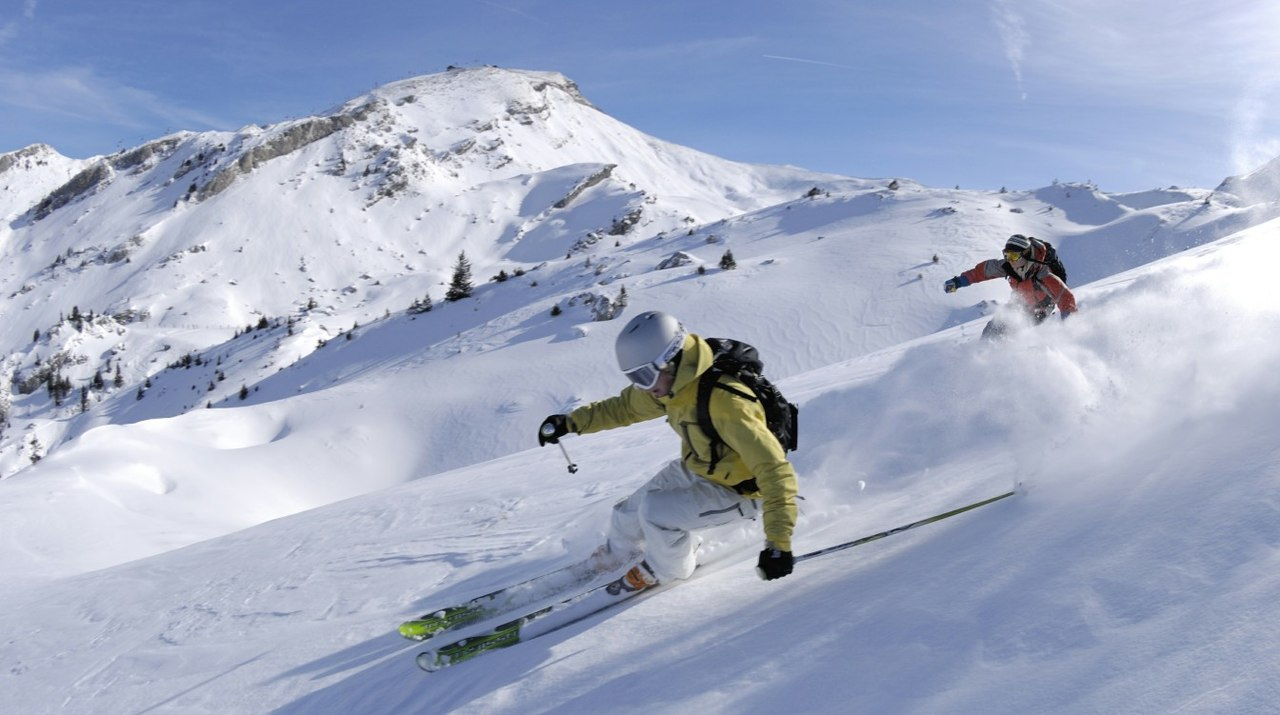
#> input picture data/ski.jpg, 1280 x 715 px
$ python tp_pillow.py
#> lines starting #> are read from the running program, lines starting #| are printed output that depends on the picture; long printed decimals are rounded
### my_library.py
import numpy as np


def sigmoid(x):
    return 1 / (1 + np.exp(-x))

### tp_pillow.py
import numpy as np
from PIL import Image # pip install Pillow
import matplotlib.pyplot as plt
import my_library

def open(path):
#> called with path = 'data/ski.jpg'
    im = Image.open(path)
#> im is the input picture: PIL image 1280x715 RGB; mean R, G, B 160.5, 170.8, 195
    array = np.asarray(im).astype(np.float64)
    return array

def save(array, path):
    dest = Image.fromarray(array.astype(np.uint8)).convert("RGB")
    dest.save(path)

def get_chanel(array, num):
    return array[:,:,num]

def crop(array, top, bottom, left, right):
#> called with top = 50, bottom = 100, left = 150, right = 200
    return array[top:-bottom, left:-right]
#> returned value: shape (565, 930) float64

def sub_sampling(array, row, col):
#> called with row = 2, col = 2
    return array[::row, ::col]
#> returned value: shape (358, 640, 3) float64

def negative(array):
    return np.abs(array - 255)
#> returned value: shape (715, 1280) float64

def flip(array, horizontal=True):
#> called with horizontal = True
    if horizontal:
        return array[::-1]
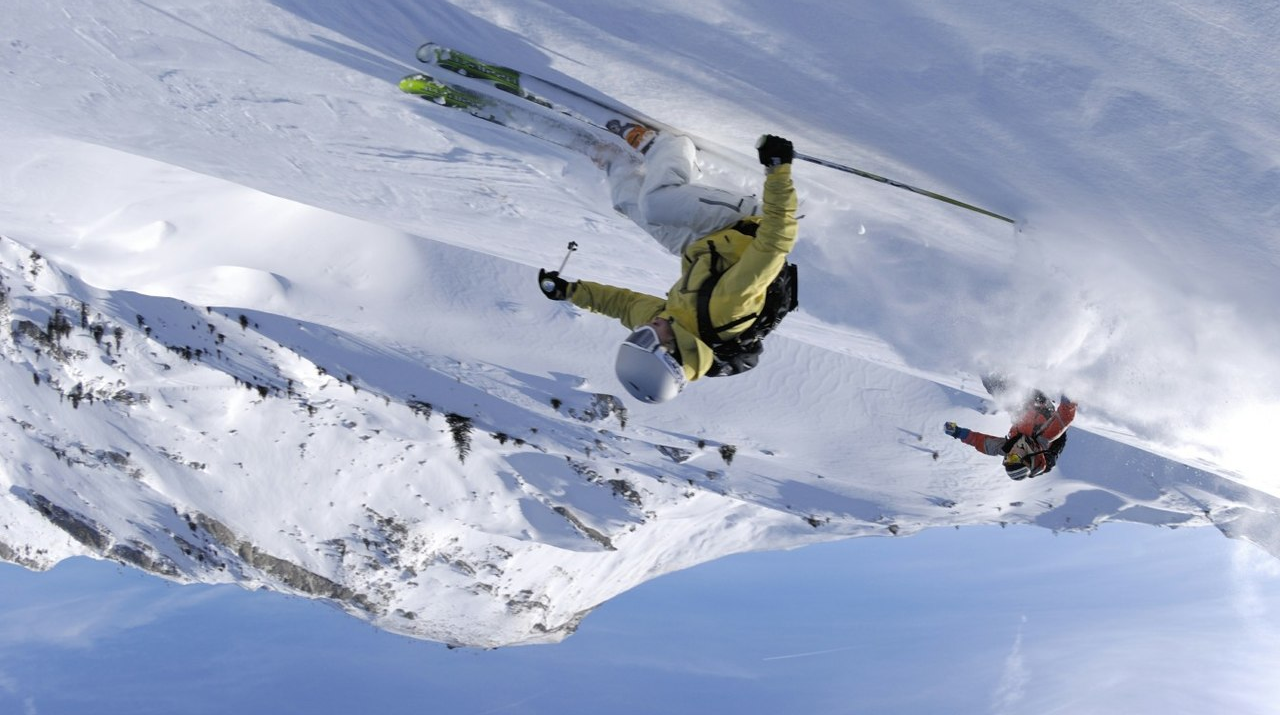
#> returned value: shape (715, 1280, 3) float64; mean of channels 0, 1, 2 160.5, 170.8, 195; drawn as R, G, B
    else:
        return array[:, ::-1]

def luminance(array):
    return np.mean(array)

def luminance3(array):
    return np.mean(get_chanel(array, 0)), np.mean(get_chanel(array, 1)), np.mean(get_chanel(array, 2))

def contrast(array):
    return np.std(array)

def profile(array, horizontal=True):
    if horizontal:
        return np.mean(array, axis=0)
    else:
        return np.mean(array, axis=1)

def black_white(array):
    return np.mean(array, axis=2)

def auto_lum_contrast(array, sigmoid=True):
    norm = (array - luminance(array)) / contrast(array)
    denorm = norm * 255/4 + 127.5
    if not sigmoid:
        return np.clip(denorm, 0, 255)
    else:
        return my_library.sigmoid(denorm / 255) * 255


# [12 lines of commented-out code are left out]
if __name__ == '__main__':
    array = open("data/ski.jpg")
    red = get_chanel(array, 0)
    cropped = crop(red, 50,100,150,200)
    reduce = sub_sampling(array,2,2)
    neg = negative(red)
    flipped = flip(array, horizontal=True)
    print(f"Luminance: {luminance(array)}, contrast: {contrast(array)}")
#| Luminance: 175.419, contrast: 42.763
    print(f"Luminance3: {luminance3(array)}")
#> call 3 of get_chanel, with num = 1
#> in get_chanel (call 3), `return array[:,:,num]`:
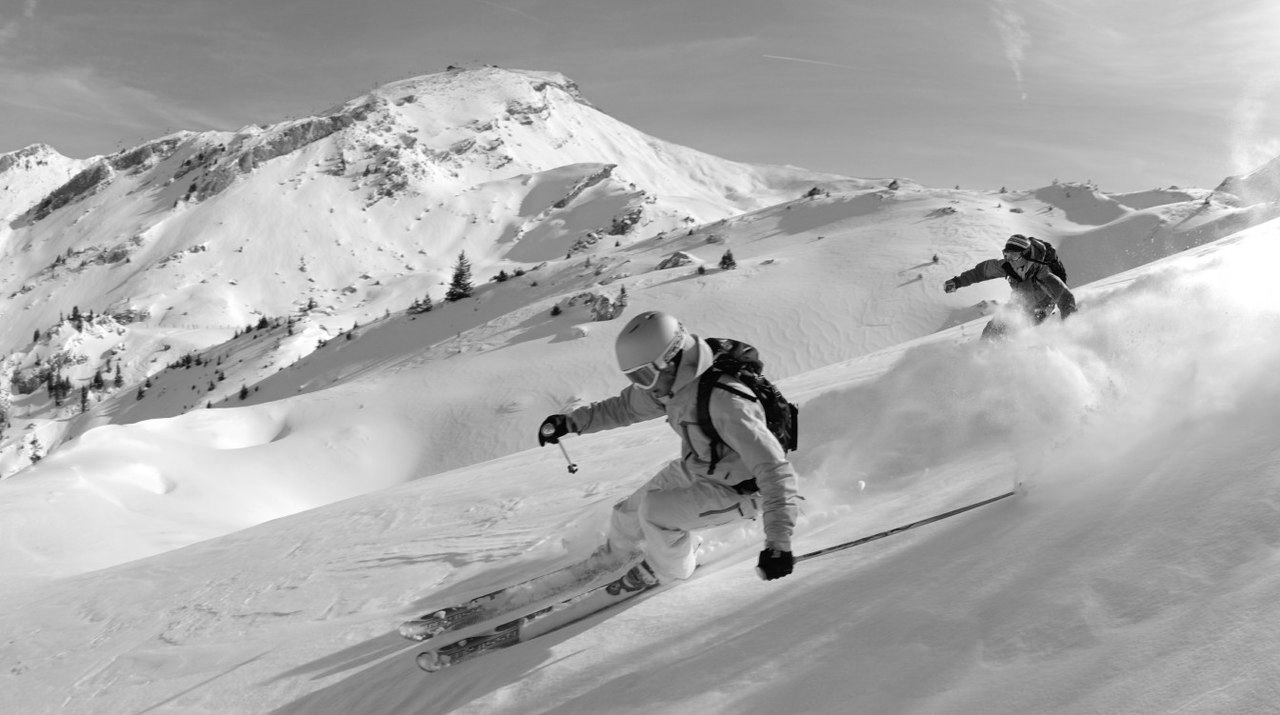
#> returned value: shape (715, 1280) float64; min 0, max 255, mean 170.8
#> call 4 of get_chanel, with num = 2
#> in get_chanel (call 4), `return array[:,:,num]`:
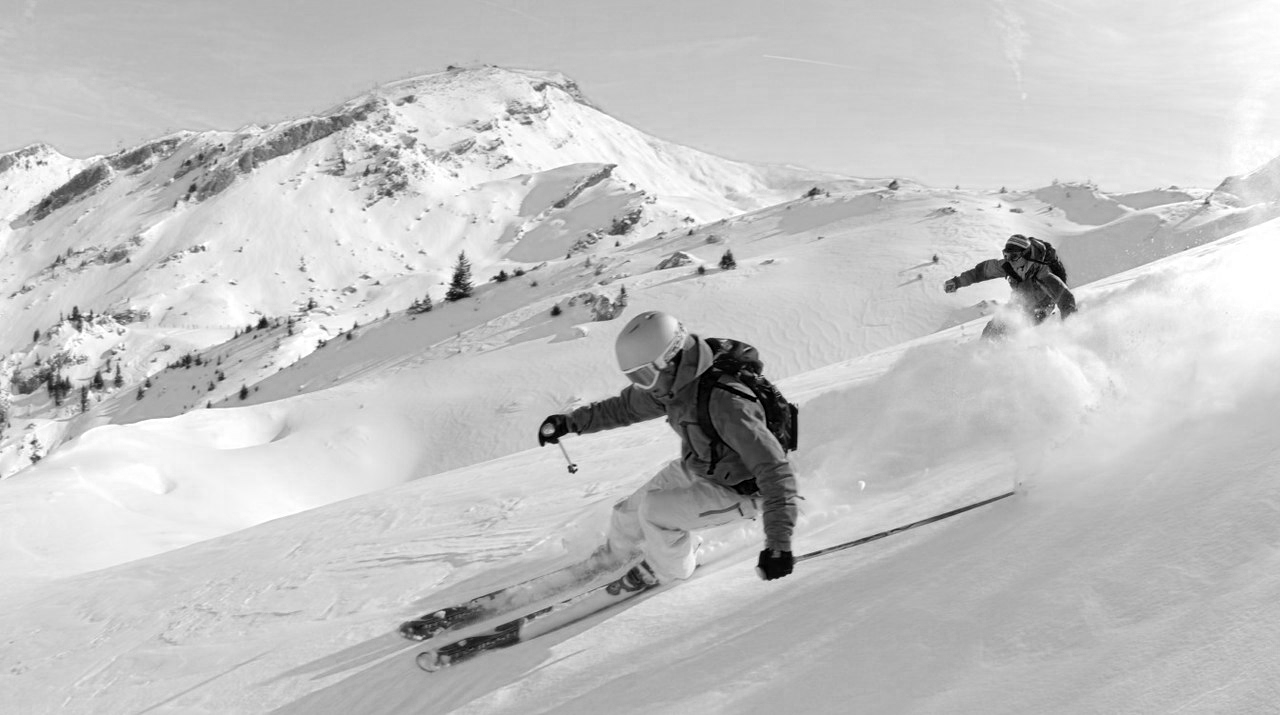
#> returned value: shape (715, 1280) float64; min 0, max 255, mean 195
#| Luminance3: (160.494, 170.785, 194.979)
    profiled_h = profile(array, horizontal=True)
#> profiled_h = 1280 rows, first 8: [178.5, 186.7, 208.5], [179.6, 187.8, 209.4], [180.5, 188.6, 210.4], [181.3, 189.4, 211.1], [182, 190, 212], [182.1, 190.1, 211.9], [182, 190, 211.9], [182.4, 190.5, 212.3]
    profiled_v = profile(array, horizontal=False)
#> profiled_v = 715 rows, first 8: [126.5, 148.2, 196.5], [126.7, 148.4, 196.7], [126.7, 148.5, 196.8], [126.8, 148.5, 196.8], [126.9, 148.6, 196.8], [127, 148.8, 196.9], [127, 148.9, 196.8], [127.1, 148.9, 196.8]
    bw = black_white(array)
    auto = auto_lum_contrast(array, sigmoid=True)
#> in sigmoid, `return 1 / (1 + np.exp(-x))`:
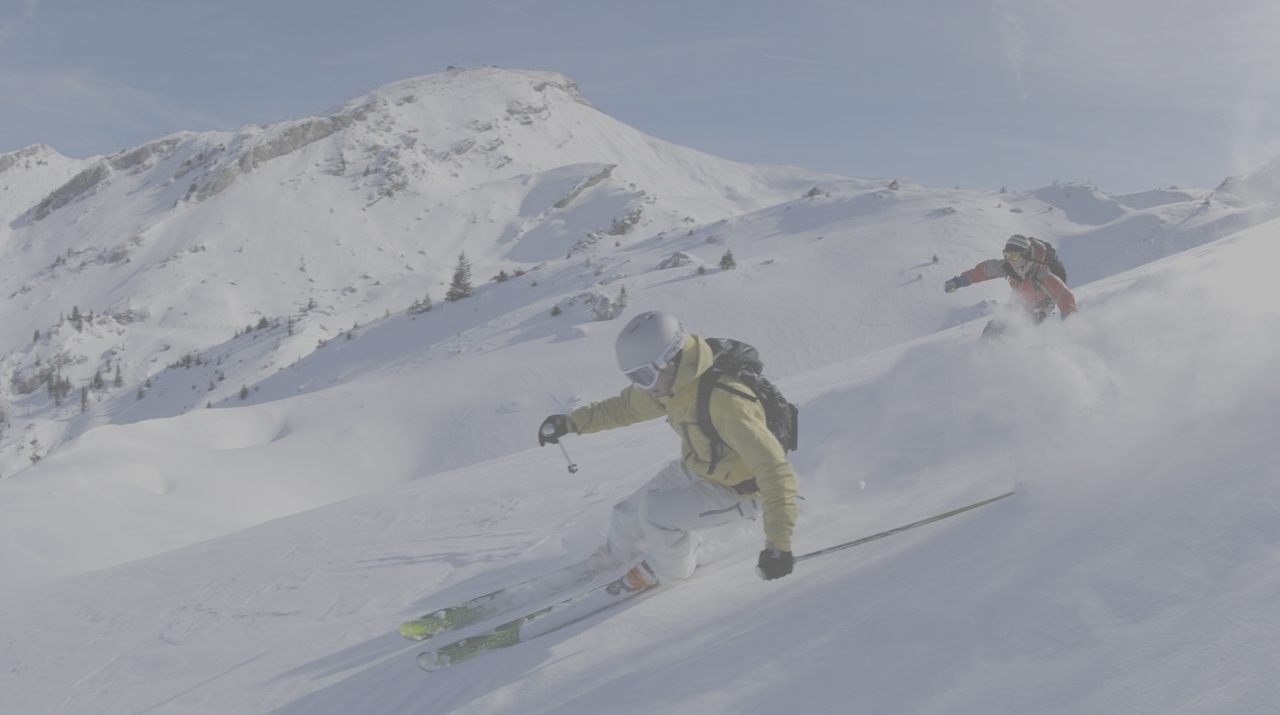
#> returned value: shape (715, 1280, 3) float64; mean of channels 0, 1, 2 0.6, 0.615, 0.648; drawn as R, G, B
    save(auto, "data/out.png")
    plt.subplot(211)
    plt.plot(profiled_h)
    plt.subplot(212)
    plt.plot(profiled_v)
    plt.show()
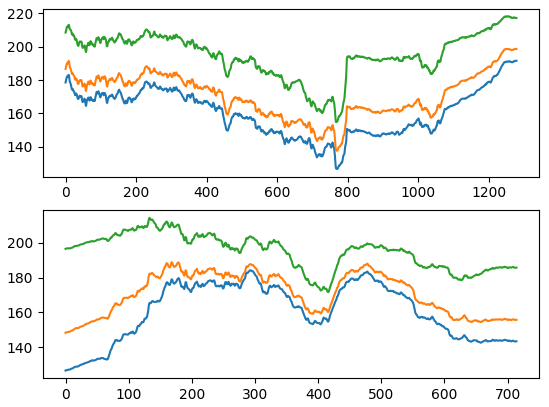
#> figure drawn by matplotlib, 2 panels; panel 1: curve peaks at x = 1279, y = 191.6; panel 1: curve peaks at x = 1275, y = 198.7; panel 1: curve peaks at x = 1256, y = 218.3; panel 2: curve peaks at x = 292, y = 184.1
